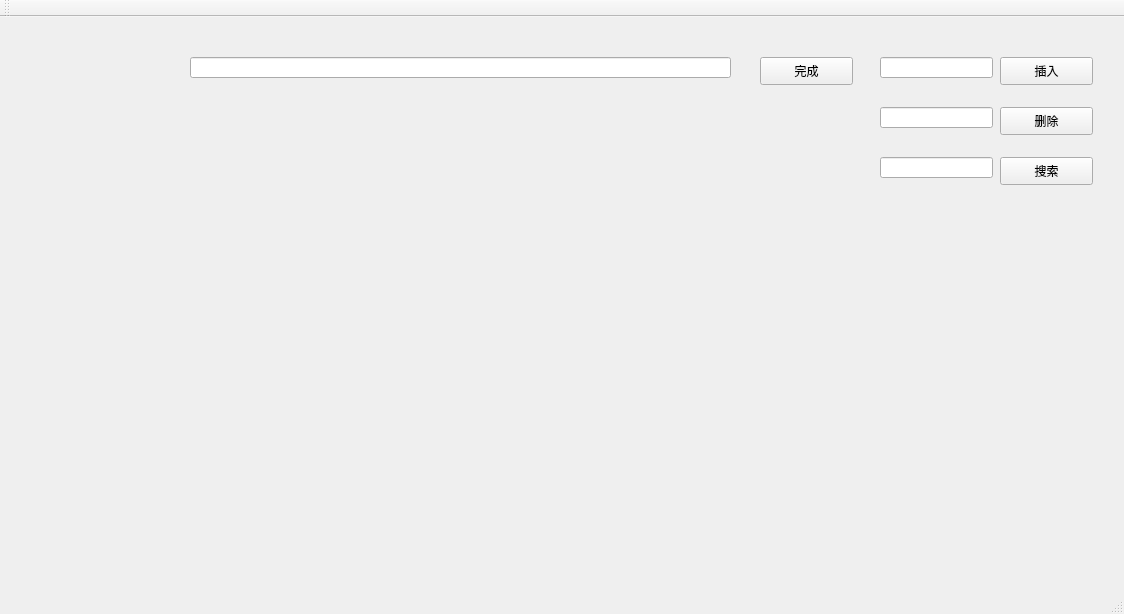
<?xml version="1.0" encoding="UTF-8"?>
<ui version="4.0">
 <class>mainwindowClass</class>
 <widget class="QMainWindow" name="mainwindowClass">
  <property name="geometry">
   <rect>
    <x>0</x>
    <y>0</y>
    <width>1124</width>
    <height>614</height>
   </rect>
  </property>
  <property name="windowTitle">
   <string>mainwindow</string>
  </property>
  <widget class="QWidget" name="centralWidget">
   <widget class="QPushButton" name="initialBtn">
    <property name="geometry">
     <rect>
      <x>760</x>
      <y>40</y>
      <width>93</width>
      <height>28</height>
     </rect>
    </property>
    <property name="text">
     <string>完成</string>
    </property>
   </widget>
   <widget class="QPushButton" name="inBtn">
    <property name="geometry">
     <rect>
      <x>1000</x>
      <y>40</y>
      <width>93</width>
      <height>28</height>
     </rect>
    </property>
    <property name="text">
     <string>插入</string>
    </property>
   </widget>
   <widget class="QPushButton" name="deBtn">
    <property name="geometry">
     <rect>
      <x>1000</x>
      <y>90</y>
      <width>93</width>
      <height>28</height>
     </rect>
    </property>
    <property name="text">
     <string>删除</string>
    </property>
   </widget>
   <widget class="QPushButton" name="seBtn">
    <property name="geometry">
     <rect>
      <x>1000</x>
      <y>140</y>
      <width>93</width>
      <height>28</height>
     </rect>
    </property>
    <property name="text">
     <string>搜索</string>
    </property>
   </widget>
   <widget class="QLineEdit" name="initial">
    <property name="geometry">
     <rect>
      <x>190</x>
      <y>40</y>
      <width>541</width>
      <height>21</height>
     </rect>
    </property>
   </widget>
   <widget class="QLineEdit" name="in">
    <property name="geometry">
     <rect>
      <x>880</x>
      <y>40</y>
      <width>113</width>
      <height>21</height>
     </rect>
    </property>
   </widget>
   <widget class="QLineEdit" name="de">
    <property name="geometry">
     <rect>
      <x>880</x>
      <y>90</y>
      <width>113</width>
      <height>21</height>
     </rect>
    </property>
   </widget>
   <widget class="QLineEdit" name="se">
    <property name="geometry">
     <rect>
      <x>880</x>
      <y>140</y>
      <width>113</width>
      <height>21</height>
     </rect>
    </property>
   </widget>
  </widget>
  <widget class="QMenuBar" name="menuBar">
   <property name="geometry">
    <rect>
     <x>0</x>
     <y>0</y>
     <width>1124</width>
     <height>26</height>
    </rect>
   </property>
  </widget>
  <widget class="QToolBar" name="mainToolBar">
   <attribute name="toolBarArea">
    <enum>TopToolBarArea</enum>
   </attribute>
   <attribute name="toolBarBreak">
    <bool>false</bool>
   </attribute>
  </widget>
  <widget class="QStatusBar" name="statusBar"/>
 </widget>
 <layoutdefault spacing="6" margin="11"/>
 <resources>
  <include location="mainwindow.qrc"/>
 </resources>
 <connections/>
</ui>
